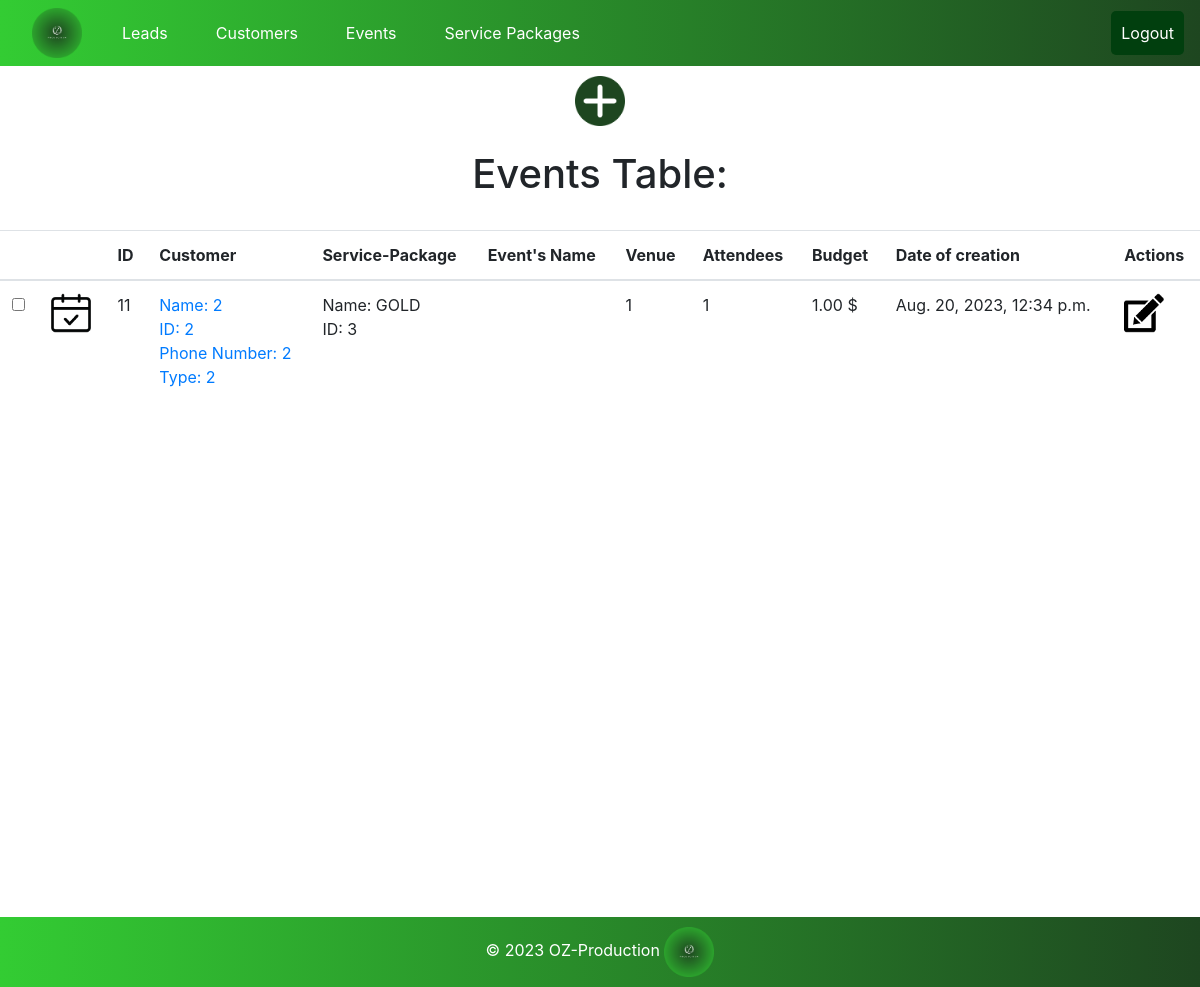
The page /oz_pro/events/ on the database its author committed.
### oz_pro/models.py (models this page shows, shortened)
class Event(models.Model):
    image = models.ImageField(upload_to='static/pics', default = 'static/pics/event123.png')
    ID = models.AutoField(primary_key=True)
    customer = models.ForeignKey(Customer, on_delete=models.SET_NULL,null=True, related_name='events_for_customer')
    service_package = models.ForeignKey(ServicePackage, on_delete=models.SET_NULL, null=True, related_name='events_for_service_package')
    name = models.CharField(max_length=255)
    venue = models.CharField(max_length=255)
    number_of_attendees = models.PositiveIntegerField()
    budget = models.DecimalField(max_digits=10, decimal_places=2)
    date_of_creation = models.DateTimeField(auto_now_add=True)

class Customer(models.Model):
    image = models.ImageField(upload_to='static/pics', default = 'static/pics/Picture7.png')
    ID = models.PositiveIntegerField(primary_key=True, unique=True)
    name = models.CharField(max_length=255)
    phone_number = models.CharField(max_length=15)
    customer_type = models.CharField(max_length=50)
    events_count = models.PositiveIntegerField(default=0)
    date_of_creation = models.DateTimeField(auto_now_add=True)
    def __str__(self):
        return f"Name: {self.name}\nID: {self.ID}\nPhone Number: {self.phone_number}\nType: {self.customer_type}"

class ServicePackage(models.Model):
    image = models.ImageField(upload_to='static/pics', default = 'static/pics/pack.png')
    ID = models.AutoField(primary_key=True)
    name = models.CharField(max_length=255)
    package_details = models.TextField()
    date_of_creation = models.DateTimeField(auto_now_add=True)
    def __str__(self):
        return f"Name: {self.name}\nID: {self.ID}"

### oz_pro/views.py (the view)
# urls.py: path('events/', views.events_page, name='all_events'),
def events_page(request):
    print("********* Event page function *********")
    all_events = Event.objects.all()
    all_service_packages = ServicePackage.objects.all() # Get all services and display the existing ones at the 'addEventModal' in 'events.html'.
    all_customers = Customer.objects.all() # Get all customers and display the existing ones at the 'addEventModal' in 'events.html'.
    context = {
        'events': all_events,
        'service_packages': all_service_packages,
        'customers': all_customers
    }
    return render(request, 'events.html', context )

### oz_pro/templates/events.html (shortened to what this page needs)
<!DOCTYPE html>
<html lang="en">
<head>
</head>
<body>
    {% extends 'base.html' %}
    {% block add_button %}
    {% load static %}
        <div class="image-container">
            <a data-bs-toggle="tooltip" title="Click to ADD-EVENT">
                <img src="{% static 'pics/ADD.png' %}" alt="addEventPic" class="small-image-rotate" style="cursor:pointer" data-bs-toggle="modal" data-bs-target="#addEventModal">
            </a>
        </div>
        </div>
        {% endblock %}
    {% block content %}
    {% load static %}
        <br>
            <div class="table-header">
                <h1>Events Table:</h1>
            </div>
        <br>
        <table class="table table-hover">
            <thead>
                <tr>
                    <th></th>
                    <th></th>
                    <th>ID</th>
                    <th>Customer</th>
                    <th>Service-Package</th>
                    <th>Event's Name</th>
                    <th>Venue</th>
                    <th>Attendees</th>
                    <th>Budget</th>
                    <th>Date of creation</th>
                    <th>Actions</th>
                </tr>
            </thead>
            <tbody>
                {% for event in events %}
                    <tr id="event_{{ event.ID }}">
                        <td><input type="checkbox" onchange="toggleHighlight(this, {{ event.ID }})" title="Highlight"></td>
                        <td><img src="{{ event.image.url }}"  alt="My image" class="smaller-image" /></td>
                        <td>{{ event.ID }}</td>
                        <td><a title="DISPLAY-CUSTOMER"href="{% url 'customer_by_event' event.customer.ID %}">{{ event.customer|linebreaks }}</a></td>
                        <td>{{ event.service_package|linebreaks }}</td>
                        <td>{{ event.name }}</td>
                        <td>{{ event.venue }}</td>
                        <td>{{ event.number_of_attendees}}</td>
                        <td>{{ event.budget }} $ </td>
                        <td>{{ event.date_of_creation }}</td>
                        <td>
                            <a data-bs-toggle="tooltip" title="Click to UPDATE-EVENT">
                                <img src="{% static 'pics/edit.png' %}" alt="updateEventPic" class="smaller-image" style="cursor:pointer" data-bs-toggle="modal" data-bs-target="#updateEventModal_{{ event.ID }}">
                            </a>
                        </td>
                    </tr>
                {% endfor %}
            </tbody>
        </table>
    {% endblock %}

### rows shown on the page
Event: image (picture), ID "11", customer "Name: 2 ID: 2 Phone Number: 2 Type: 2", service_package "Name: GOLD ID: 3", venue "1", number_of_attendees "1", budget "1.00", date_of_creation "Aug. 20, 2023, 12:34 p.m."
